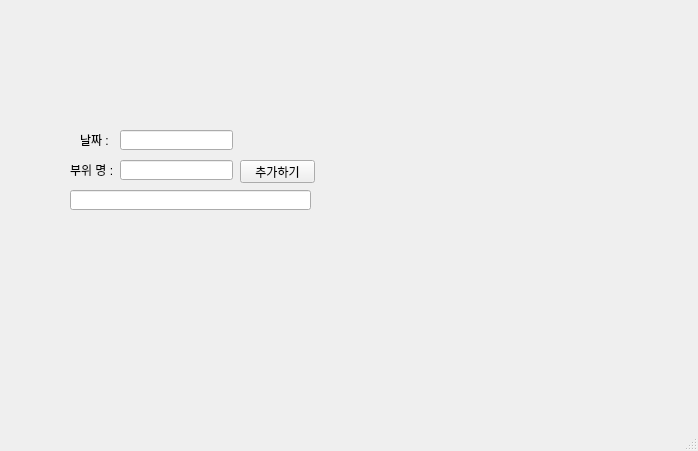
<?xml version="1.0" encoding="UTF-8"?>
<ui version="4.0">
 <class>MainWindow</class>
 <widget class="QMainWindow" name="MainWindow">
  <property name="enabled">
   <bool>true</bool>
  </property>
  <property name="geometry">
   <rect>
    <x>0</x>
    <y>0</y>
    <width>698</width>
    <height>451</height>
   </rect>
  </property>
  <property name="windowTitle">
   <string>MainWindow</string>
  </property>
  <property name="autoFillBackground">
   <bool>false</bool>
  </property>
  <property name="documentMode">
   <bool>false</bool>
  </property>
  <widget class="QWidget" name="centralwidget">
   <widget class="QPushButton" name="BTN_addImgInfo">
    <property name="enabled">
     <bool>true</bool>
    </property>
    <property name="geometry">
     <rect>
      <x>240</x>
      <y>160</y>
      <width>75</width>
      <height>23</height>
     </rect>
    </property>
    <property name="text">
     <string>추가하기</string>
    </property>
   </widget>
   <widget class="QLabel" name="LABEL_explainWhat">
    <property name="geometry">
     <rect>
      <x>70</x>
      <y>160</y>
      <width>71</width>
      <height>20</height>
     </rect>
    </property>
    <property name="text">
     <string>부위 명 : </string>
    </property>
   </widget>
   <widget class="QLineEdit" name="LE_specific">
    <property name="geometry">
     <rect>
      <x>120</x>
      <y>160</y>
      <width>113</width>
      <height>20</height>
     </rect>
    </property>
   </widget>
   <widget class="QLineEdit" name="LE_showInfo">
    <property name="enabled">
     <bool>true</bool>
    </property>
    <property name="geometry">
     <rect>
      <x>70</x>
      <y>190</y>
      <width>241</width>
      <height>20</height>
     </rect>
    </property>
    <property name="readOnly">
     <bool>true</bool>
    </property>
   </widget>
   <widget class="QLabel" name="LABEL_whatDate">
    <property name="geometry">
     <rect>
      <x>80</x>
      <y>130</y>
      <width>71</width>
      <height>20</height>
     </rect>
    </property>
    <property name="text">
     <string>날짜 : </string>
    </property>
   </widget>
   <widget class="QLineEdit" name="LE_specificDate">
    <property name="geometry">
     <rect>
      <x>120</x>
      <y>130</y>
      <width>113</width>
      <height>20</height>
     </rect>
    </property>
   </widget>
  </widget>
  <widget class="QMenuBar" name="menubar">
   <property name="geometry">
    <rect>
     <x>0</x>
     <y>0</y>
     <width>698</width>
     <height>25</height>
    </rect>
   </property>
  </widget>
  <widget class="QStatusBar" name="statusbar"/>
 </widget>
 <resources/>
 <connections/>
</ui>
